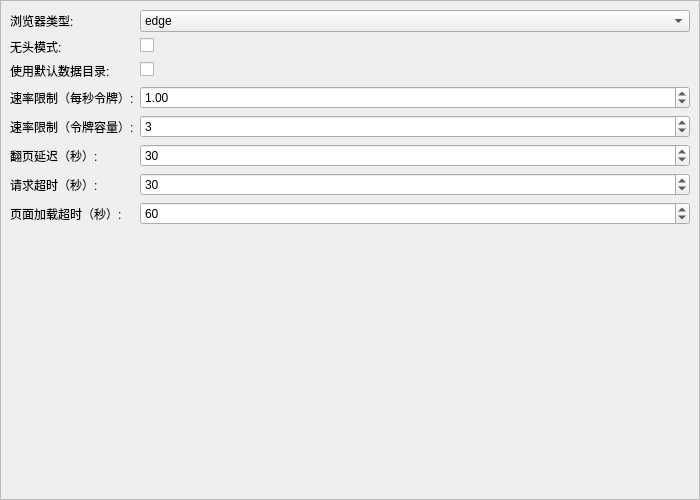
<?xml version="1.0" encoding="UTF-8"?>
<ui version="4.0">
 <class>CrawlerSettingsPageWidget</class>
 <widget class="QWidget" name="CrawlerSettingsPageWidget">
  <property name="geometry">
   <rect>
    <x>0</x>
    <y>0</y>
    <width>700</width>
    <height>500</height>
   </rect>
  </property>
  <property name="windowTitle">
   <string>爬虫配置</string>
  </property>
  <layout class="QVBoxLayout" name="pageVerticalLayout">
   <property name="leftMargin">
    <number>0</number>
   </property>
   <property name="topMargin">
    <number>0</number>
   </property>
   <property name="rightMargin">
    <number>0</number>
   </property>
   <property name="bottomMargin">
    <number>0</number>
   </property>
   <item>
    <widget class="QScrollArea" name="scrollArea">
     <property name="widgetResizable">
      <bool>true</bool>
     </property>
     <widget class="QWidget" name="scrollAreaWidgetContents_crawler">
      <property name="geometry">
       <rect>
        <x>0</x>
        <y>0</y>
        <width>698</width>
        <height>498</height>
       </rect>
      </property>
      <layout class="QFormLayout" name="crawlerFormLayout">
       <item row="0" column="0">
        <widget class="QLabel" name="browserTypeLabel">
         <property name="text">
          <string>浏览器类型:</string>
         </property>
        </widget>
       </item>
       <item row="0" column="1">
        <widget class="QComboBox" name="browserTypeComboBox">
         <item>
          <property name="text">
           <string>edge</string>
          </property>
         </item>
         <item>
          <property name="text">
           <string>chromium(内置)</string>
          </property>
         </item>
         <item>
          <property name="text">
           <string>自定义路径</string>
          </property>
         </item>
        </widget>
       </item>
       <item row="1" column="0">
        <widget class="QLabel" name="headlessLabel">
         <property name="text">
          <string>无头模式:</string>
         </property>
        </widget>
       </item>
       <item row="1" column="1">
        <widget class="QCheckBox" name="headlessCheckBox">
         <property name="text">
          <string/>
         </property>
         <property name="checked">
          <bool>false</bool>
         </property>
        </widget>
       </item>
       <item row="2" column="0">
        <widget class="QLabel" name="useDefaultDataDirLabel">
         <property name="text">
          <string>使用默认数据目录:</string>
         </property>
        </widget>
       </item>
       <item row="2" column="1">
        <widget class="QCheckBox" name="useDefaultDataDirCheckBox">
         <property name="text">
          <string/>
         </property>
         <property name="checked">
          <bool>false</bool>
         </property>
        </widget>
       </item>
       <item row="3" column="0">
        <widget class="QLabel" name="rateLimitRateLabel">
         <property name="text">
          <string>速率限制（每秒令牌）:</string>
         </property>
        </widget>
       </item>
       <item row="3" column="1">
        <widget class="QDoubleSpinBox" name="rateLimitRateSpinBox">
         <property name="value">
          <double>1.000000000000000</double>
         </property>
        </widget>
       </item>
       <item row="4" column="0">
        <widget class="QLabel" name="rateLimitCapacityLabel">
         <property name="text">
          <string>速率限制（令牌容量）:</string>
         </property>
        </widget>
       </item>
       <item row="4" column="1">
        <widget class="QSpinBox" name="rateLimitCapacitySpinBox">
         <property name="value">
          <number>3</number>
         </property>
        </widget>
       </item>
       <item row="5" column="0">
        <widget class="QLabel" name="nextPageDelayLabel">
         <property name="text">
          <string>翻页延迟（秒）:</string>
         </property>
        </widget>
       </item>
       <item row="5" column="1">
        <widget class="QSpinBox" name="nextPageDelaySpinBox">
         <property name="value">
          <number>30</number>
         </property>
        </widget>
       </item>
       <item row="6" column="0">
        <widget class="QLabel" name="requestTimeoutLabel">
         <property name="text">
          <string>请求超时（秒）:</string>
         </property>
        </widget>
       </item>
       <item row="6" column="1">
        <widget class="QSpinBox" name="requestTimeoutSpinBox">
         <property name="value">
          <number>30</number>
         </property>
        </widget>
       </item>
       <item row="7" column="0">
        <widget class="QLabel" name="pageLoadTimeoutLabel">
         <property name="text">
          <string>页面加载超时（秒）:</string>
         </property>
        </widget>
       </item>
       <item row="7" column="1">
        <widget class="QSpinBox" name="pageLoadTimeoutSpinBox">
         <property name="value">
          <number>60</number>
         </property>
        </widget>
       </item>
      </layout>
     </widget>
    </widget>
   </item>
  </layout>
 </widget>
 <resources/>
 <connections/>
</ui>
